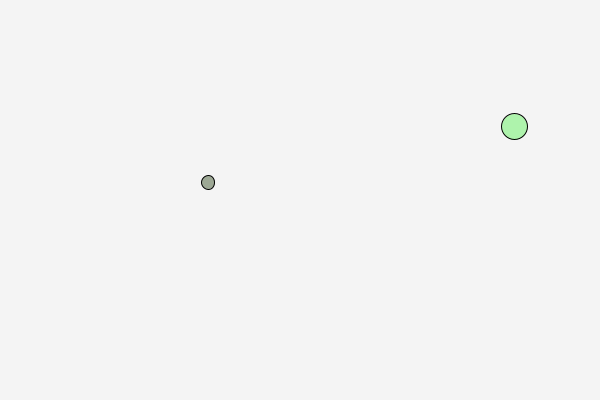
Frame 1 (no input)
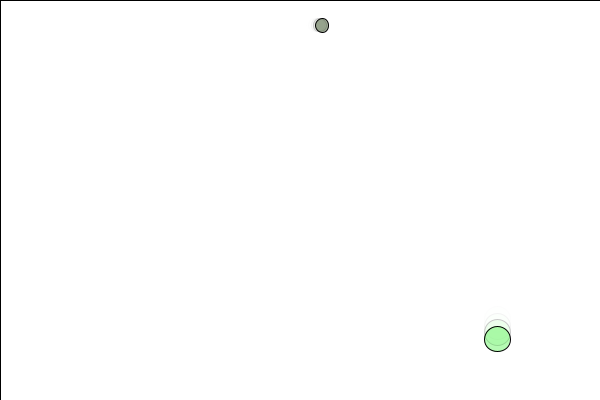
Frame 60 (the mouse pressed at the canvas centre just before this capture)
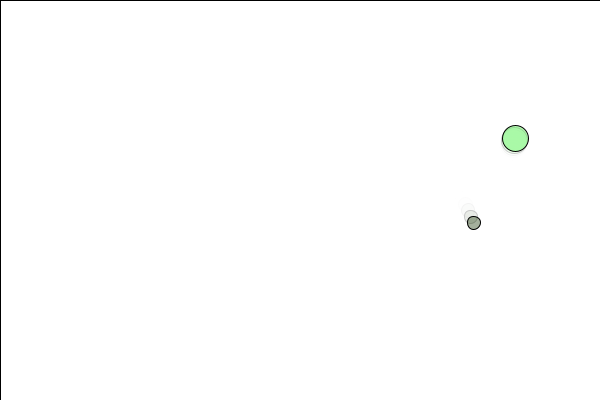
Frame 120 (the mouse held since frame 60 and released just before this capture)

The Processing sketch that drew these frames (run headless with seeded random() and noise(); from frame 60 on, the mouse is pressed at the canvas centre):

// Processing sketch: processing_157187
// ── processing_157187.pde

Circle[] myCircles; 

void setup() {
  size(600, 400);
  noStroke();
  
  // Creates an array for storing circle objects
  myCircles = new Circle[2]; 
    
  // Creates the actual circle objects
  for (int i = 0; i < myCircles.length; i++)
    myCircles[i] = new Circle();
}

void draw() {
  fill(255, 200);
  rect(0, 0, width, height);
  
  for (Circle c : myCircles) {
    c.display();
    c.update();
  } 
 
}





// *************** Change Circle Behavior *****************
// INSTEAD, CREATE Circle OBJECTS IN THE ABOVE CODE.
// A lot of credit for this code goes to Daniel Shiffman,
// from his book, "The Nature of Code".
// Defines the Circle class.  Don't modify this code.
// (Or, modify it after you leave class.)
class Circle {
  float rad;
  PVector location;
  PVector velocity;
  PVector acceleration;
  color col;

  // Constructs a circle with a random size,
  // initialy located in the center of the screen
  Circle() {
    rad = random(20);
    col = color(random(256), random(256), random(256), 100);
    // These floats aren't used, but could be used
    // to define the starting location of the circle
    //float x = rad + .1 + random(width - 2 * rad - .2);
    //float y = rad + .1 + random(height - 2 * rad - .2);
    location = new PVector(random(width), random(height));
    velocity = new PVector(random(-7,7), random(-7,7));
    acceleration = new PVector(.01, .1);
  }

  // Constructs a circle in a specified location, with
  // a random size.
  Circle(float x, float y) {
    rad = random(5);
    col = color(random(256), random(256), random(256));
    location = new PVector(x, y);
    velocity = new PVector(random(20), random(5));
    acceleration = new PVector(0, 0.1);
  }

  // Adjust the velocity and location
  void update() {
    location.add(velocity);
    velocity.add(acceleration);
    checkEdges();
  }

  // Check for collisions:
  void checkEdges() {
    if ((location.x >= width - rad - .1 && velocity.x > 0) || 
        (location.x <= rad && velocity.x < 0)) {
      velocity.x *= -1;
    }
    if ((location.y >= height - rad - .1 && velocity.y > 0) || 
        (location.y <= rad && velocity.y < 0)) 
      velocity.y *= -1;
  }

  // Display the circle
  void display() {
    stroke(0);
    fill(col);
    ellipse(location.x, location.y, 2*rad, 2*rad);
  }
}
